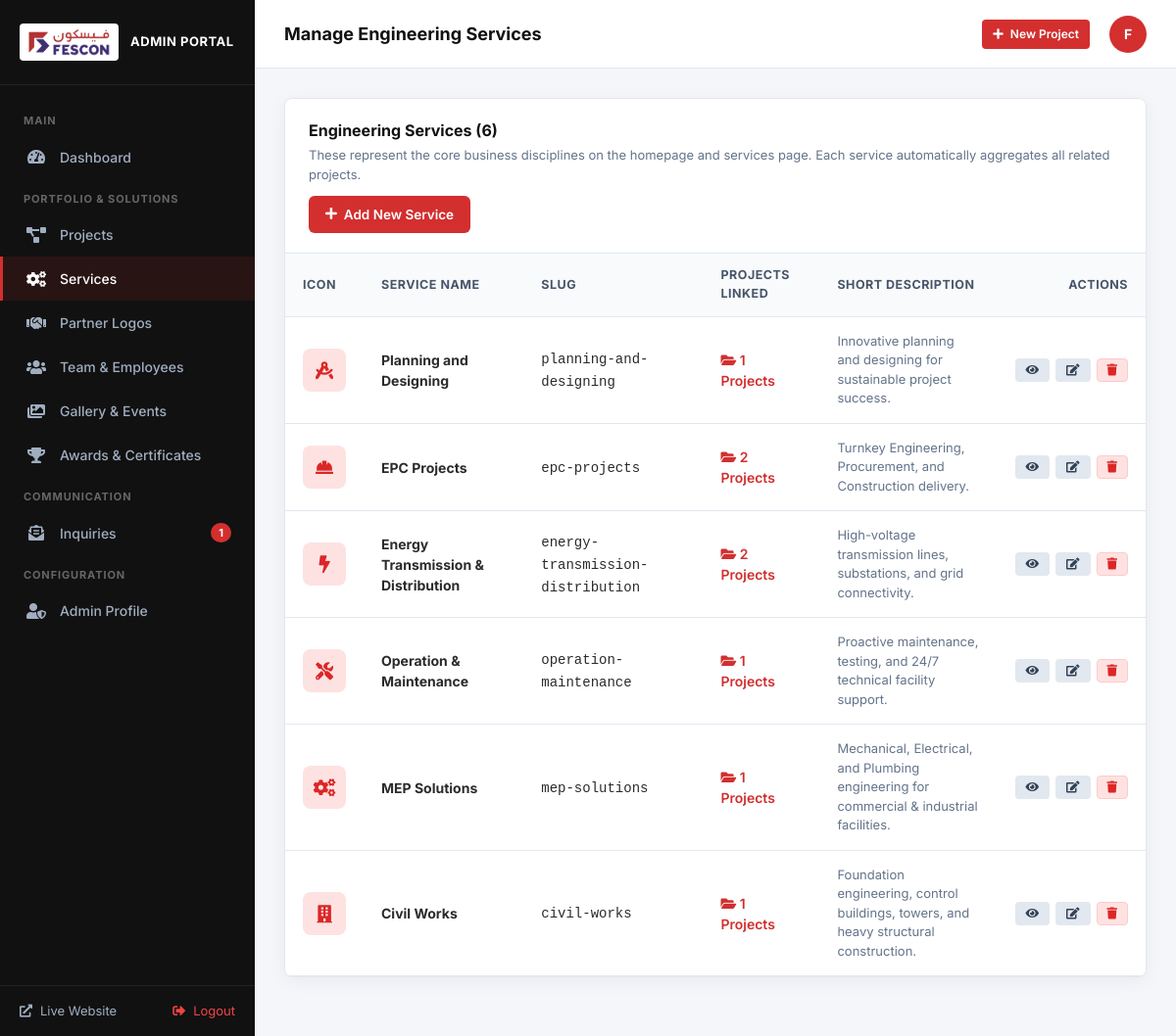
Screenshot of /admin/services.php (signed in) with the database file from the repository.
### tables this page shows
CREATE TABLE services (
        id INTEGER PRIMARY KEY AUTOINCREMENT,
        name TEXT NOT NULL,
        slug TEXT UNIQUE NOT NULL,
        icon_class TEXT,
        image_url TEXT,
        short_description TEXT,
        full_description TEXT,
        sort_order INTEGER DEFAULT 0,
        is_active INTEGER DEFAULT 1,
        created_at DATETIME DEFAULT CURRENT_TIMESTAMP
    );

### includes/db.php (called while the page is built, shortened)
<?php
require_once __DIR__ . '/config.php';
function get_db() {
    static $pdo = null;
    if ($pdo === null) {
        $storageDir = dirname(__DIR__) . '/storage';
        $dbPath = $storageDir . '/database.sqlite';
        try {
            $pdo = new PDO('sqlite:' . $dbPath);
            $pdo->setAttribute(PDO::ATTR_ERRMODE, PDO::ERRMODE_EXCEPTION);
            $pdo->setAttribute(PDO::ATTR_DEFAULT_FETCH_MODE, PDO::FETCH_ASSOC);
            $pdo->exec('PRAGMA busy_timeout = 5000;');
        } catch (PDOException $e) {
            error_log('Database Connection Error: ' . $e->getMessage());
            if (!headers_sent()) {
                http_response_code(500);
            }
            die('Database Connection Error: ' . htmlspecialchars($e->getMessage()));
        }
    }
    return $pdo;
}
function get_all_services($activeOnly = true) {
    $db = get_db();
    $sql = "SELECT s.*, (SELECT COUNT(*) FROM projects p WHERE p.service_id = s.id) AS project_count
            FROM services s ";
    $sql .= "ORDER BY s.sort_order ASC, s.id ASC";
    return $db->query($sql)->fetchAll();
}
?>

### includes/config.php (called while the page is built, shortened)
<?php
$scriptName = str_replace('\\', '/', $_SERVER['SCRIPT_NAME'] ?? '');
$scriptDir = dirname($scriptName);
if (!empty($_ENV['VERCEL']) || !empty($_SERVER['VERCEL']) || getenv('VERCEL')) {
    $base_url = '';
} else if ($scriptDir === '/' || $scriptDir === '\\') {
    $base_url = '';
} else {
    $parts = explode('/', trim($scriptDir, '/'));
    $knownPages = [
        'about-us', 'our-story', 'our-values', 'management-team', 'the-founder',
        'certifications', 'collaborations', 'blogs', 'gallery', 'awards', 'services', 'planning-and-designing',
        'epc-projects', 'energy-transmission-distribution', 'operation-maintenance',
        'mep-solutions', 'civil-works', 'projects', 'hse-policy', 'welfare-policy',
        'csr-policy', 'team', 'contact-us', 'careers', 'client-projects',
        'project-detail', 'service-detail', 'admin', 'api'
    ];
    if (!empty($parts) && in_array(end($parts), $knownPages)) {
        array_pop($parts);
    }
    $base_url = !empty($parts) ? '/' . implode('/', $parts) : '';
}
?>

### admin/services.php (the view, shortened to what this page needs)
<?php
require_once __DIR__ . '/includes/header.php';
$services = get_all_services(false);
?>
<div class="admin-card">
    <div class="admin-card-header">
        <div>
            <h3 class="admin-card-title">Engineering Services (<?php echo count($services); ?>)</h3>
            <p style="font-size: 13px; color: #64748b; margin: 4px 0 0;">These represent the core business disciplines on the homepage and services page. Each service automatically aggregates all related projects.</p>
        </div>
        <a href="<?php echo $base_url; ?>/admin/service-form.php" class="btn-admin btn-admin-primary">
            <i class="fas fa-plus"></i> Add New Service
        </a>
    </div>
    <div class="admin-table-wrap">
        <table class="admin-table">
            <thead>
                <tr>
                    <th style="width: 70px;">Icon</th>
                    <th>Service Name</th>
                    <th>Slug</th>
                    <th>Projects Linked</th>
                    <th>Short Description</th>
                    <th style="text-align: right; width: 140px;">Actions</th>
                </tr>
            </thead>
            <tbody>
                <?php if (!empty($services)): ?>
                    <?php foreach ($services as $s): ?>
                        <tr>
                            <td>
                                <div style="width: 44px; height: 44px; border-radius: 8px; background: #fee2e2; color: #dc2626; display: flex; align-items: center; justify-content: center; font-size: 18px;">
                                    <i class="<?php echo htmlspecialchars($s['icon_class'] ?: 'fas fa-cogs'); ?>"></i>
                                </div>
                            </td>
                            <td>
                                <strong><?php echo htmlspecialchars($s['name']); ?></strong>
                            </td>
                            <td>
                                <code><?php echo htmlspecialchars($s['slug']); ?></code>
                            </td>
                            <td>
                                <a href="<?php echo $base_url; ?>/service-detail.php?service=<?php echo urlencode($s['slug']); ?>" target="_blank" style="font-weight: 600; color: var(--admin-primary); text-decoration: none;">
                                    <i class="fas fa-folder-open"></i> <?php echo $s['project_count']; ?> Projects
                                </a>
                            </td>
                            <td>
                                <div style="font-size: 13px; color: #64748b; max-width: 320px;">
                                    <?php echo htmlspecialchars(substr($s['short_description'], 0, 95) . (strlen($s['short_description']) > 95 ? '...' : '')); ?>
                                </div>
                            </td>
                            <td style="text-align: right;">
                                <div style="display: inline-flex; gap: 6px;">
                                    <a href="<?php echo $base_url; ?>/service-detail.php?service=<?php echo urlencode($s['slug']); ?>" target="_blank" class="btn-admin btn-admin-secondary btn-admin-sm" title="View Public Page">
                                        <i class="fas fa-eye"></i>
                                    </a>
                                    <a href="<?php echo $base_url; ?>/admin/service-form.php?id=<?php echo $s['id']; ?>" class="btn-admin btn-admin-secondary btn-admin-sm" title="Edit">
                                        <i class="fas fa-edit"></i>
                                    </a>
                                    <button type="button" class="btn-admin btn-admin-danger btn-admin-sm" title="Delete" onclick="if(confirmDelete('Delete this service? Associated projects will be unlinked.')) { document.getElementById('del-srv-<?php echo $s['id']; ?>').submit(); }">
                                        <i class="fas fa-trash"></i>
                                    </button>
                                </div>
                            </td>
                        </tr>
                    <?php endforeach; ?>
                <?php else: ?>
                    <tr>
                        <td colspan="6" style="text-align: center; color: #64748b; padding: 40px;">No services registered yet.</td>
                    </tr>
                <?php endif; ?>
            </tbody>
        </table>
    </div>
</div>
<?php require_once __DIR__ . '/includes/footer.php'; ?>

### admin/assets/css/admin.css (style rules this page uses)
:root { --admin-sidebar-bg: #111111; --admin-sidebar-hover: #1f1f1f; --admin-sidebar-active: #d32f2f; --admin-primary: #d32f2f; --admin-primary-hover: #b71c1c; --admin-secondary: #066aab; --admin-dark: #1e1e24; --admin-light-bg: #f4f6f9; --admin-card-bg: #ffffff; --admin-text-main: #2b2b2b; --admin-text-muted: #6c757d; --admin-border: #e2e8f0; --admin-success: #28a745; --admin-warning: #ffc107; --admin-danger: #dc3545; --admin-radius: 8px; --admin-shadow: 0 4px 18px rgba(0, 0, 0, 0.05); }
* { box-sizing: border-box; margin: 0; padding: 0; }
body.admin-body { font-family: 'Inter', -apple-system, BlinkMacSystemFont, "Segoe UI", Roboto, sans-serif; background-color: var(--admin-light-bg); color: var(--admin-text-main); display: flex; min-height: 100vh; font-size: 14px; line-height: 1.5; }
.admin-card { background: var(--admin-card-bg); border-radius: var(--admin-radius); border: 1px solid var(--admin-border); box-shadow: var(--admin-shadow); margin-bottom: 30px; overflow: hidden; }
.admin-card-header { padding: 20px 24px; border-bottom: 1px solid var(--admin-border); display: flex; align-items: center; justify-content: space-between; flex-wrap: wrap; gap: 12px; }
.admin-card-title { font-size: 16px; font-weight: 700; color: #111; }
.admin-table-wrap { overflow-x: auto; }
.admin-table { width: 100%; border-collapse: collapse; text-align: left; }
.admin-table th { background: #f8fafc; padding: 13px 18px; font-size: 12.5px; font-weight: 700; color: #475569; text-transform: uppercase; letter-spacing: 0.04em; border-bottom: 1px solid var(--admin-border); }
.admin-table td { padding: 15px 18px; border-bottom: 1px solid var(--admin-border); vertical-align: middle; font-size: 14px; }
.btn-admin { display: inline-flex; align-items: center; gap: 7px; padding: 8px 16px; border-radius: 6px; font-size: 13.5px; font-weight: 600; text-decoration: none; cursor: pointer; border: 1px solid transparent; transition: all 0.2s ease; }
.btn-admin-primary { background: var(--admin-primary); color: #ffffff; }
.btn-admin-secondary { background: #e2e8f0; color: #334155; }
.btn-admin-danger { background: #fee2e2; color: #dc2626; border-color: #fecaca; }
.btn-admin-sm { padding: 5px 10px; font-size: 12px; border-radius: 4px; }

### rows the page displays
services: name "Planning and Designing", slug "planning-and-designing", project_count "1", short_description "Innovative planning and designing for sustainable project success."
services: name "EPC Projects", slug "epc-projects", project_count "2", short_description "Turnkey Engineering, Procurement, and Construction delivery."
services: name "Energy Transmission & Distribution", slug "energy-transmission-distribution", project_count "2", short_description "High-voltage transmission lines, substations, and grid connectivity."
services: name "Operation & Maintenance", slug "operation-maintenance", project_count "1", short_description "Proactive maintenance, testing, and 24/7 technical facility support."
services: name "MEP Solutions", slug "mep-solutions", project_count "1", short_description "Mechanical, Electrical, and Plumbing engineering for commercial & industrial facilities."
services: name "Civil Works", slug "civil-works", project_count "1", short_description "Foundation engineering, control buildings, towers, and heavy structural construction."

### other values shown
$unread_count "1"
$admin_page_title "Manage Engineering Services"
substr($current_admin['name'], 0, 1) "F"
count($services) "6"
